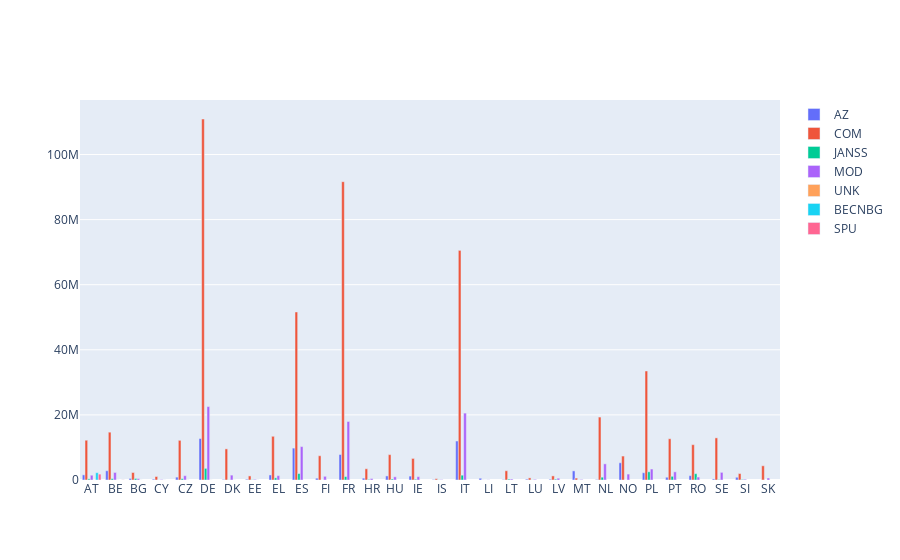

Write notebook code for a chart like this one.
### Code cell
vaccineTypes = ['AZ', 'COM', 'JANSS', 'MOD', 'UNK', 'BECNBG', 'SPU']
fig = go.Figure(data=[ 
    go.Bar(name=vaccine, x=data_covid19_ecdc['ReportingCountry'].unique(), y=data_covid19_ecdc[data_covid19_ecdc['Vaccine']==vaccine]['TotDoses']) for vaccine in vaccineTypes
])
fig

### Figure 1 — Plotly figure (JSON) as saved in the notebook; plotly's stock layout.template omitted (floating-point values rounded to 4 significant figures)
{"data": [{"name": "AZ", "type": "bar", "x": ["AT", "BE", "BG", "CY", "CZ", "DE", "DK", "EE", "EL", "ES", "FI", "FR", "HR", "HU", "IE", "IS", "IT", "LI", "LT", "LU", "LV", "MT", "NL", "NO", "PL", "PT", "RO", "SE", "SI", "SK"], "y": [1582771, 2842678, 478451, 254490, 885489, 12743071, 154967, 234535, 1548942, 9794631, 553832, 7827963, 566072, 1251605, 1197645, 115473, 11974865, 536242, 105262, 259676, 227393, 2800752, 146655, 5288514, 2231642, 852250, 1334925, 327025, 842121]}, {"name": "COM", "type": "bar", "x": ["AT", "BE", "BG", "CY", "CZ", "DE", "DK", "EE", "EL", "ES", "FI", "FR", "HR", "HU", "IE", "IS", "IT", "LI", "LT", "LU", "LV", "MT", "NL", "NO", "PL", "PT", "RO", "SE", "SI", "SK"], "y": [12222806, 14691457, 2302920, 1073686, 12185014, 110914191, 9559735, 1251947, 13428613, 51624072, 7450536, 91656388, 3451024, 7794058, 6627936, 400174, 70548912, 19092, 2841920, 644530, 1259181, 587866, 19333771, 7354716, 33493512, 12671273, 10850970, 12941404, 1985111, 4365285]}, {"name": "JANSS", "type": "bar", "x": ["AT", "BE", "BG", "CY", "CZ", "DE", "DK", "EE", "EL", "ES", "FI", "FR", "HR", "HU", "IE", "IS", "IT", "LI", "LT", "LU", "LV", "MT", "NL", "NO", "PL", "PT", "RO", "SE", "SI", "SK"], "y": [354848, 414005, 465744, 26334, 405394, 3580634, 46882, 74698, 664002, 1981138, 0, 1062060, 188556, 306384, 237635, 54182, 1478138, 214, 281503, 40947, 263030, 31778, 867074, 6405, 2527742, 1129550, 1939988, 136346, 166913]}, {"name": "MOD", "type": "bar", "x": ["AT", "BE", "BG", "CY", "CZ", "DE", "DK", "EE", "EL", "ES", "FI", "FR", "HR", "HU", "IE", "IS", "IT", "LI", "LT", "LU", "LV", "MT", "NL", "NO", "PL", "PT", "RO", "SE", "SI", "SK"], "y": [1469044, 2317314, 413494, 135203, 1322258, 22556371, 1499143, 193338, 1344047, 10261515, 1127409, 17976870, 453831, 978843, 1026493, 90908, 20556509, 41305, 300817, 191938, 544988, 157390, 4964417, 1819916, 3371446, 2508938, 908769, 2346118, 226030, 608333]}, {"name": "UNK", "type": "bar", "x": ["AT", "BE", "BG", "CY", "CZ", "DE", "DK", "EE", "EL", "ES", "FI", "FR", "HR", "HU", "IE", "IS", "IT", "LI", "LT", "LU", "LV", "MT", "NL", "NO", "PL", "PT", "RO", "SE", "SI", "SK"], "y": [3435, 17, 0, 4821, 14755, 0, 0, 2176]}, {"name": "BECNBG", "type": "bar", "x": ["AT", "BE", "BG", "CY", "CZ", "DE", "DK", "EE", "EL", "ES", "FI", "FR", "HR", "HU", "IE", "IS", "IT", "LI", "LT", "LU", "LV", "MT", "NL", "NO", "PL", "PT", "RO", "SE", "SI", "SK"], "y": [2239144]}, {"name": "SPU", "type": "bar", "x": ["AT", "BE", "BG", "CY", "CZ", "DE", "DK", "EE", "EL", "ES", "FI", "FR", "HR", "HU", "IE", "IS", "IT", "LI", "LT", "LU", "LV", "MT", "NL", "NO", "PL", "PT", "RO", "SE", "SI", "SK"], "y": [1807392, 37688]}], "layout": {}}
